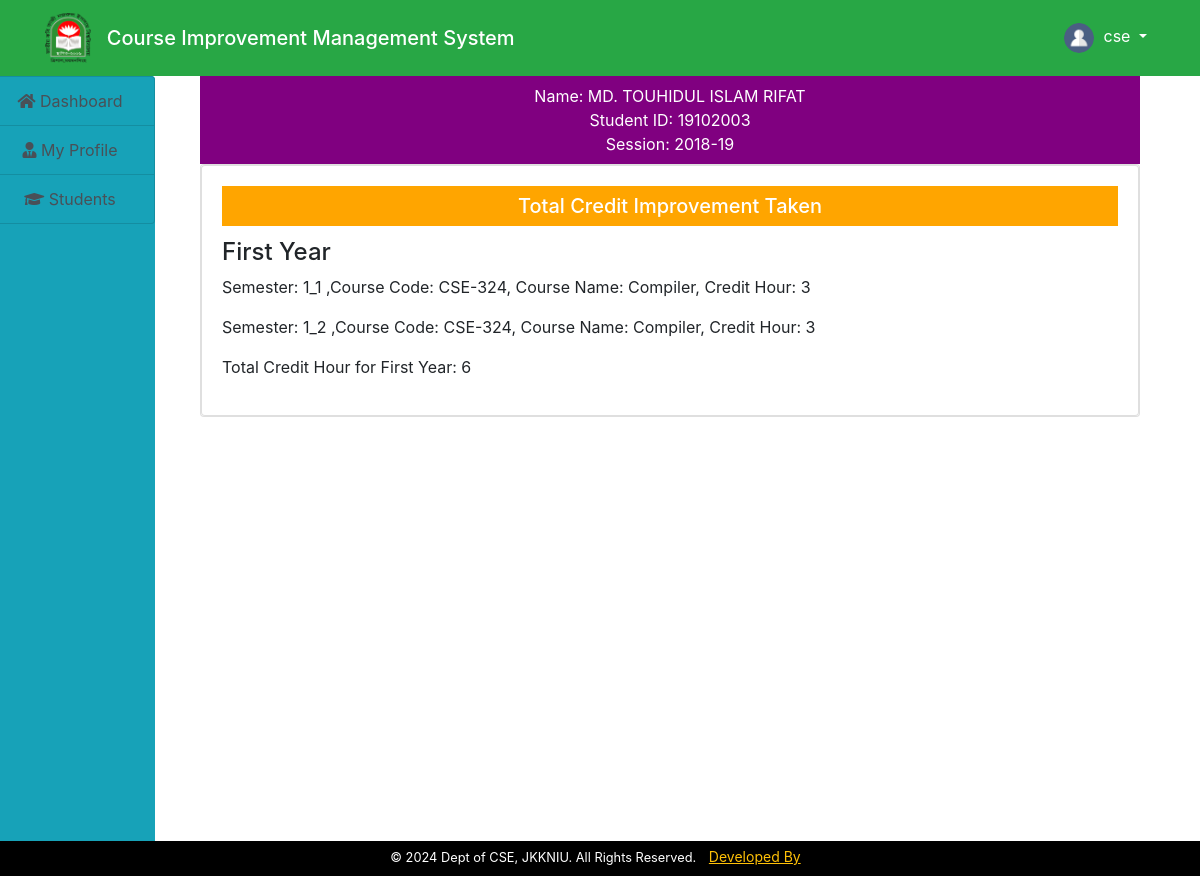
Page /department/imp_info.php?id=3 (signed in) on the committed database.
### tables this page shows
CREATE TABLE `students` (
  `id` int(11) NOT NULL,
  `name` varchar(200) NOT NULL,
  `username` varchar(200) NOT NULL,
  `department` varchar(40) NOT NULL,
  `stud_id` varchar(100) NOT NULL,
  `reg_no` varchar(100) NOT NULL,
  `email` varchar(200) NOT NULL,
  `gender` varchar(200) NOT NULL,
  `phone` varchar(200) NOT NULL,
  `password` varchar(200) NOT NULL,
  `data_reg` varchar(200) NOT NULL,
  `status` varchar(200) NOT NULL,
  `session` varchar(200) NOT NULL,
  `otp` varchar(100) NOT NULL,
  `profile` varchar(200) NOT NULL
);

### department/imp_info.php (the view, shortened to what this page needs)
<!DOCTYPE html>
<html lang="en">
<head>
    <link rel="stylesheet" href="https://maxcdn.bootstrapcdn.com/bootstrap/4.5.2/css/bootstrap.min.css">
</head>
<body>
    <?php
    $dept=$_SESSION['dept'];
    include("header.php");
    include("../include/connect.php")
    ?>
    <div class="container-fluid">
        <div class="row">
            <div class="col-md-2" style="margin-left: -30px;">
                <?php include("sidenav.php"); ?>
            </div>
            <div class="col-md-10">
                <div class="container">
                    <?php
                    if (isset($_GET['id'])) {
                        $id = (int)$_GET['id'];
                        $query = "SELECT * FROM students WHERE id='$id' AND department='$dept'";
                        $res = mysqli_query($conn, $query);
                        $row = mysqli_fetch_array($res);
                    }
                    ?>
                        <div>
                           <p style="text-align:center;color:#fff;background:purple;margin:0;padding:8px;width:100%"><?php echo "Name: " . $row['name'] . "<br>Student ID: " . $row['stud_id']. "<br>Session: " . $row['session']; ?></p>
                        </div>
                        <?php
                        $roll=$row['stud_id'];
                        ?>
                        <div class="card">
    <div class="card">
        <div class="card-body">
        <h5 class="card-title text-center" style="color:#fff;background:orange;margin:0 px,50 px,0 px,50 px;padding:8px;">Total Credit Improvement Taken</h5>
                <?php
                      $query = "
                      SELECT
                          CASE
                              WHEN semester LIKE '1%' THEN 'First Year'
                              WHEN semester LIKE '2%' THEN 'Second Year'
                              WHEN semester LIKE '3%' THEN 'Third Year'
                              WHEN semester LIKE '4%' THEN 'Fourth Year'
                          END AS year_title,
                          COALESCE(SUM(credit_hour), 0) AS total_credit_hour,
                          semester,
                          course_code,
                          course_name,
                          credit_hour
                      FROM improve_students
                      WHERE roll_no = '$roll'
                      GROUP BY year_title, semester, course_code, course_name, credit_hour
                      ORDER BY year_title, semester;
                  ";
                  $result = mysqli_query($conn, $query);
                  if ($result) {
                      $currentYearTitle = null;
                      $totalCreditYear = 0;
                      while ($row = mysqli_fetch_assoc($result)) {
                          $year_title = $row['year_title'];
                          $semester = $row['semester'];
                          $course_code = $row['course_code'];
                          $course_name = $row['course_name'];
                          $credit_hour = $row['credit_hour'];
                          if ($year_title !== $currentYearTitle) {
                              echo "<h4>$year_title</h4>";
                              $currentYearTitle = $year_title;
                              $totalCreditYear = 0;
                          }
                          echo "<p>Semester: $semester ,Course Code: $course_code, Course Name: $course_name, Credit Hour: $credit_hour</p>";
                          $totalCreditYear += floatval($credit_hour);
                      }
                      echo "<p>Total Credit Hour for $currentYearTitle: $totalCreditYear</p>";
                  }
                 else {
                    echo "Error executing query: " . mysqli_error($conn);
                    echo "<p>No Credit improvement data available for this student.</p>";
                } ?>
        </div>
    </div>
</div>
            </div>
        </div>
   <?php
    include("../footer.php")
   ?>
</body>
</html>

### rows in the picture
students: name "MD. TOUHIDUL ISLAM RIFAT", stud "19102003", session "2018-19"

### other values in the picture
$user "cse"
$year_title "First Year"
$semester "1_1"
$course_code "CSE-324"
$course_name "Compiler"
$credit_hour "3"
$semester "1_2"
$currentYearTitle "First Year"
$totalCreditYear "6"
